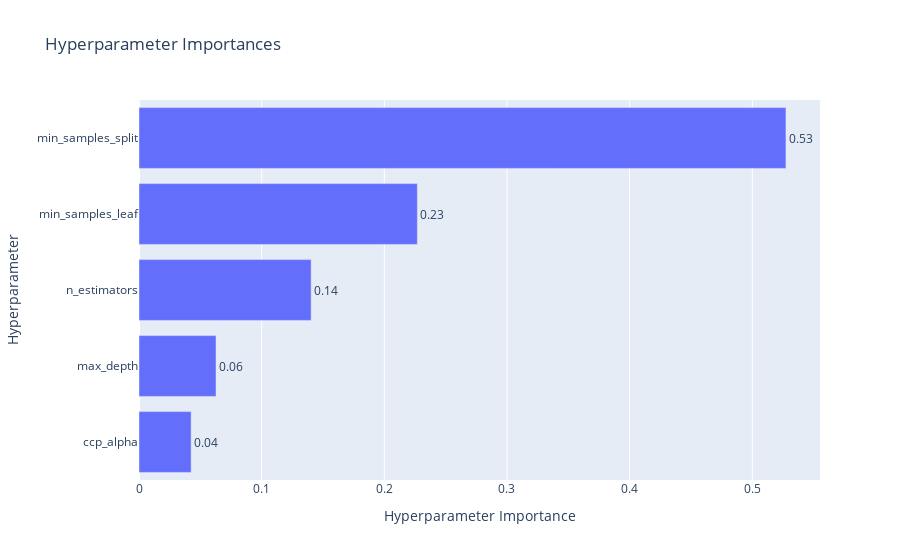

The notebook cell this image was saved under:
### Code cell
optuna.visualization.plot_param_importances(
    study_rf, target=lambda t: t.values[0], target_name="flops"
)

### Figure 1 — Plotly figure (JSON) as saved in the notebook; plotly's stock layout.template omitted (floating-point values rounded to 4 significant figures)
{"data": [{"cliponaxis": false, "hovertemplate": ["ccp_alpha (FloatDistribution): 0.04251053145586215<extra></extra>", "max_depth (IntDistribution): 0.06280097162958118<extra></extra>", "n_estimators (IntDistribution): 0.1403470783754371<extra></extra>", "min_samples_leaf (IntDistribution): 0.2269227315664764<extra></extra>", "min_samples_split (IntDistribution): 0.527418686972643<extra></extra>"], "name": "flops", "orientation": "h", "text": ["0.04", "0.06", "0.14", "0.23", "0.53"], "textposition": "outside", "type": "bar", "x": [0.04251, 0.0628, 0.1403, 0.2269, 0.5274], "y": ["ccp_alpha", "max_depth", "n_estimators", "min_samples_leaf", "min_samples_split"]}], "layout": {"title": {"text": "Hyperparameter Importances"}, "xaxis": {"title": {"text": "Hyperparameter Importance"}}, "yaxis": {"title": {"text": "Hyperparameter"}}}}
